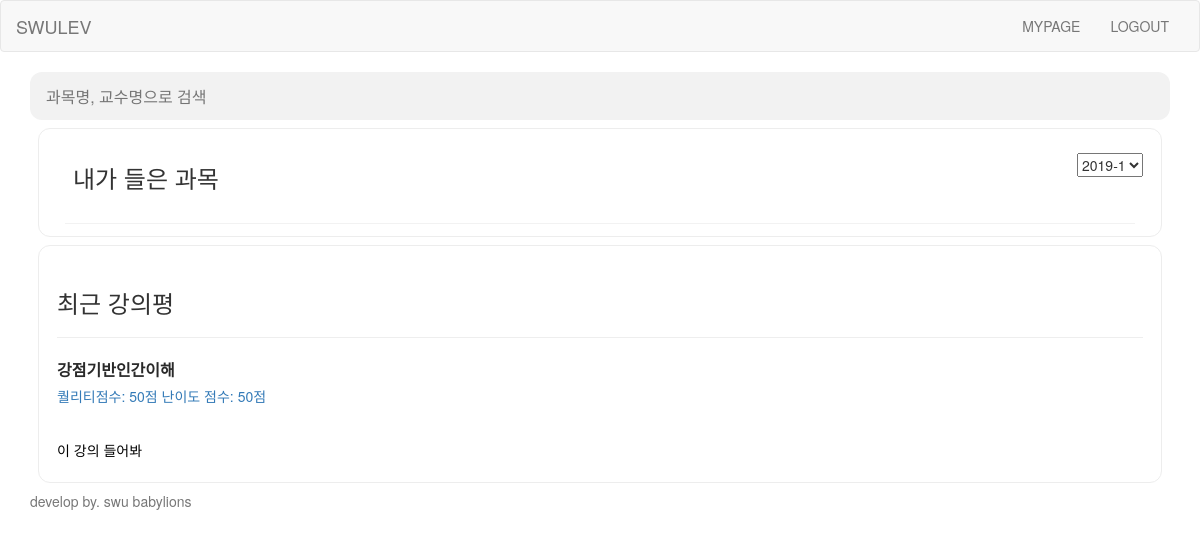
Page /main/ on the earlier database version.
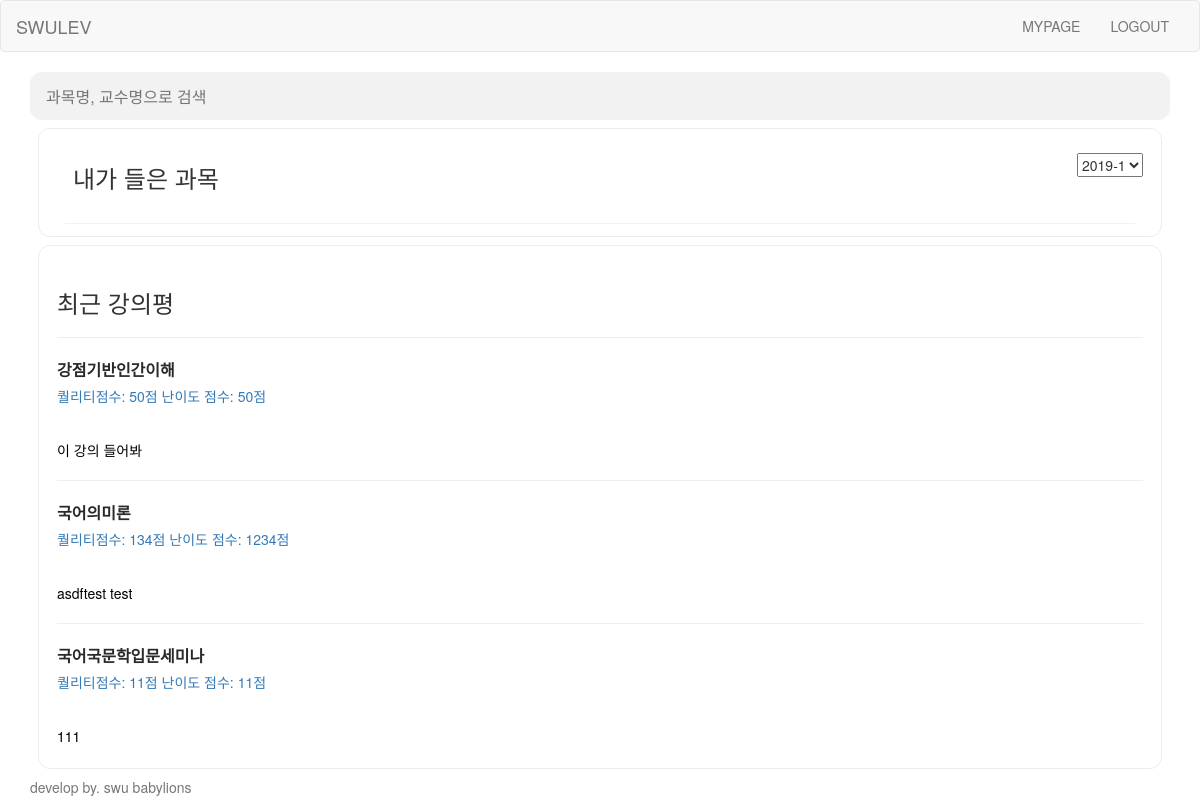
Same page on the later database version.
### swuapp/models.py (models this page shows, shortened)
class Board(models.Model):
    content = models.TextField()
    quality = models.IntegerField()
    challenge = models.IntegerField()
    recommend = models.IntegerField()
    user = models.ForeignKey('Student_User', on_delete=models.CASCADE, related_name='user_id')
    lecture = models.ForeignKey('Lecture', on_delete=models.CASCADE, related_name='lecture')
    def get_absolute_url(self):
        return reverse('detail', args=[self.lecture.lectureid])

class Lecture(models.Model):
    semester = models.CharField(max_length = 30)
    lectureid = models.CharField(max_length=20, primary_key=True, unique=True)
    lecturename = models.CharField(max_length=50)
    professor = models.CharField(max_length=50)

### swuapp/views.py (the view)
# urls.py: path('main/', main, name='main'),
def main(request):
    board = Board.objects.all
    lecture = Lecture.objects.all
    userlecture = UserLecture.objects.all
    if request.user.is_authenticated:
        username = str(request.user)
        mylecture = UserLecture.objects.filter(myuserid = str(request.user))
        return render(request, 'main.html', {'board':board, 'lecture':lecture, 'username':username, 'mylecture':mylecture})
    return render(request, 'main.html', {'board':board, 'lecture':lecture})

### swuapp/templates/main.html (shortened to what this page needs)
{% extends 'base.html' %}
{% block content %}
<form action="{% url 'search' %}" method="GET" class="nav-bar search">
  <input onkeyup="enterkey();" type="text" name="q" value="{{q}}" class="search-query" placeholder="과목명, 교수명으로 검색">
</form>
<div class="section">
  <select class="semester-choice">
    <option>2019-1</option>
  </select>
  <div class="mylectures">
    <span class="lecture">
      <h3> 내가 들은 과목 </h3>
    </span>
  </div>
</div>
<div class="section">
  <h3>최근 강의평</h3>
  {% for b in board %}
    <hr>
    <div class="articles">
      <a class="article" href="{{ b.get_absolute_url }}">
        <h3>{{b.lecture.lecturename}}</h3>
        <p class="rate">
          <span class="quality-star">
            <span>퀄리티점수: {{b.quality}}점</span>
          </span>
          <span class="level-star">
            <span>난이도 점수: {{b.challenge}}점</span>
          </span>
        </p>
        <p class="info">
        </p>
        <p class="text">{{b.content}}</p>
      </a>
    </div>
  {% endfor %}
</div>
{% endblock %}

Differences in the rows shown:
added Board: lecture.lecturename "국어의미론", quality "134", challenge "1234", content "asdftest test"
added Board: lecture.lecturename "국어국문학입문세미나", quality "11", challenge "11", content "111"
